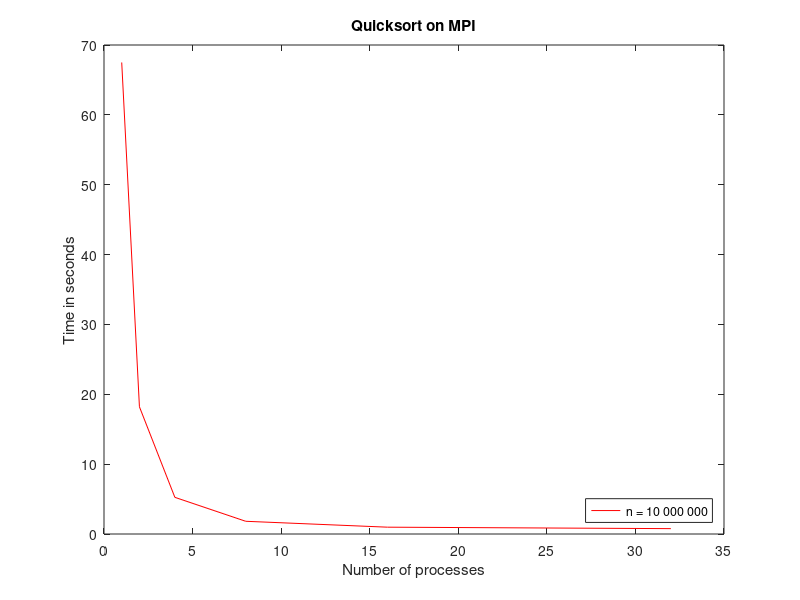
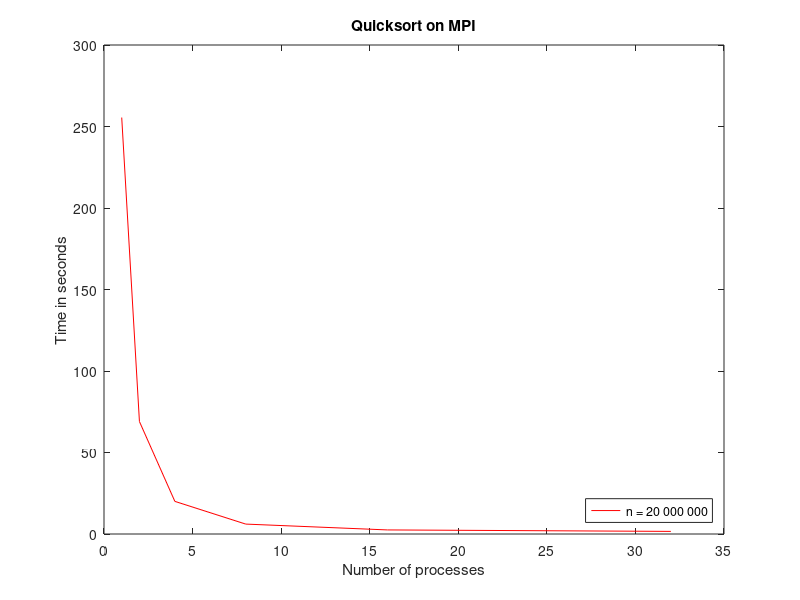
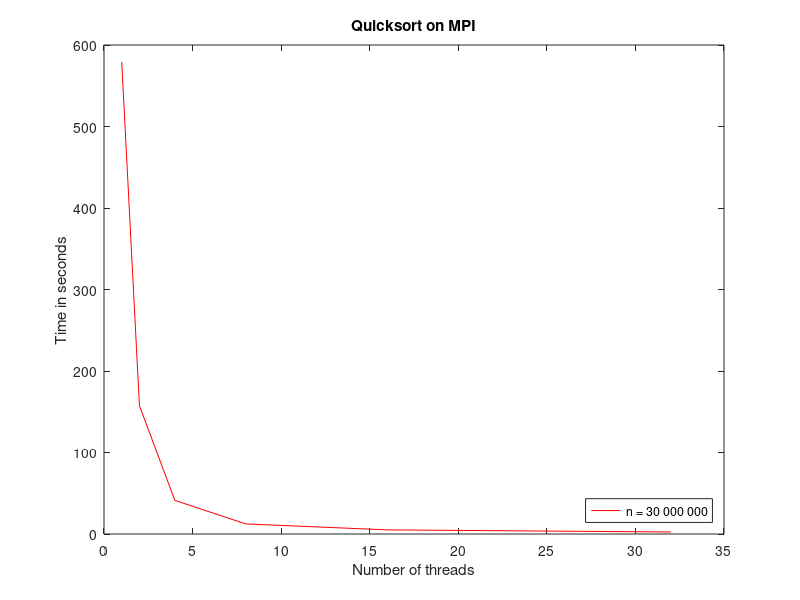
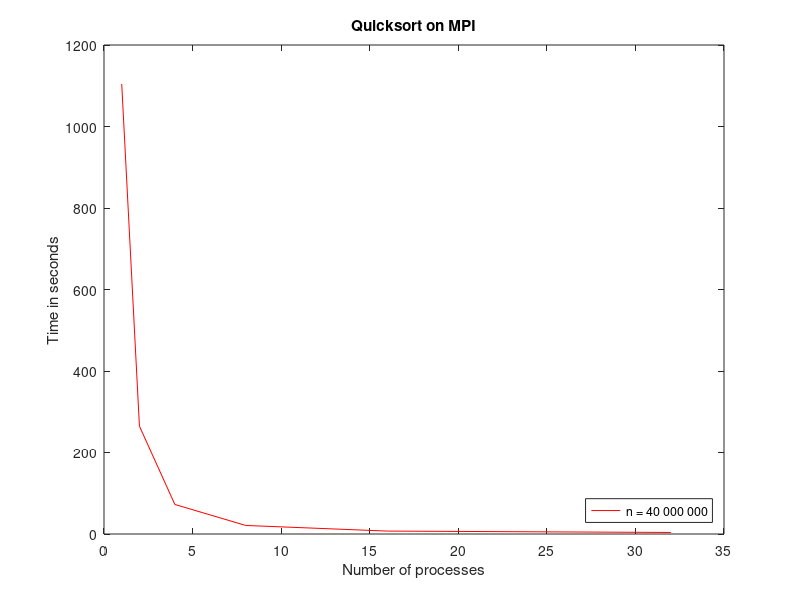

These figures' MATLAB source, in order:


timing = [
67.5            255.5           579.25          1104.4300200000    1709.7732680000			
18.2089560000   69              157.5013620000  264.6242420000     789.9681250000
5.25            20.0181380000   41.2632820000   72.5228400000      121.0492110000
1.8208240000    6.0845500000    12.3536760000   20.9815160000      32.2654600000
0.9772460000    2.5014570000    5.0548730000    7.1549150000       15.6029320000
0.7680510000    1.6032780000    2.4814770000    3.7904030000       5.5097070000
];

nprocs = [1 2 4 8 16 32]; 
nelements = [10000000 20000000 30000000 40000000 50000000];

speedup = zeros(6,5);
speedup(:,1) = timing(1,1)./timing(:,1);
speedup(:,2) = timing(1,2)./timing(:,2);
speedup(:,3) = timing(1,3)./timing(:,3);
speedup(:,4) = timing(1,4)./timing(:,4);
speedup(:,5) = timing(1,5)./timing(:,5);

figure(1);
plot(nprocs,timing(:,1), 'r-');
title('Quicksort on MPI');
xlabel('Number of processes'); 
ylabel('Time in seconds');
legend('n = 10 000 000', 'Location','SouthEast');

figure(2);
plot(nprocs,timing(:,2), 'r-');
title('Quicksort on MPI');
xlabel('Number of processes'); 
ylabel('Time in seconds');
legend('n = 20 000 000', 'Location','SouthEast');

figure(3); 
plot(nprocs,timing(:,3), 'r-');
title('Quicksort on MPI');
xlabel('Number of threads'); 
ylabel('Time in seconds');
legend('n = 30 000 000', 'Location','SouthEast');

figure(4);
plot(nprocs,timing(:,4), 'r-');
title('Quicksort on MPI');
xlabel('Number of processes'); 
ylabel('Time in seconds');
legend('n = 40 000 000', 'Location','SouthEast');

figure(5);
plot(nprocs,timing(:,5), 'r-');
title('Quicksort on MPI');
xlabel('Number of processes'); 
ylabel('Time in seconds');
legend('n = 50 000 000', 'Location','SouthEast');

figure(6);
plot(nprocs,speedup(:,1), 'g--');
hold on;
plot(nprocs,speedup(:,2), 'r:');
plot(nprocs,speedup(:,3), 'b-');
plot(nprocs,speedup(:,4), 'b-.');
plot(nprocs,speedup(:,5), 'r-');
title('Quicksort on MPI Speedup');
xlabel('Number of processes'); 
ylabel('Speedup');
legend('n = 10 000 000', 'n = 20 000 000', 'n = 30 000 000', 'n = 40 000 000', 'n = 50 000 000',  'Location','SouthEast');

